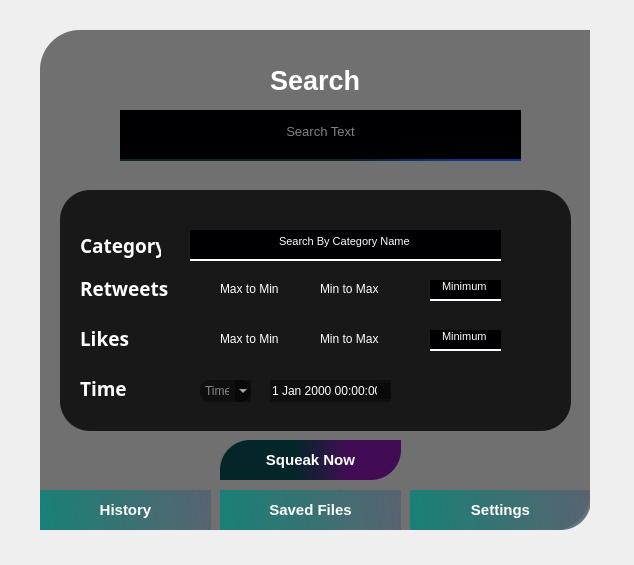
<?xml version="1.0" encoding="UTF-8"?>
<ui version="4.0">
 <class>Form</class>
 <widget class="QWidget" name="Form">
  <property name="geometry">
   <rect>
    <x>0</x>
    <y>0</y>
    <width>634</width>
    <height>565</height>
   </rect>
  </property>
  <property name="windowTitle">
   <string>Form</string>
  </property>
  <widget class="QWidget" name="widget" native="true">
   <property name="geometry">
    <rect>
     <x>40</x>
     <y>30</y>
     <width>550</width>
     <height>500</height>
    </rect>
   </property>
   <widget class="QLabel" name="label_4">
    <property name="geometry">
     <rect>
      <x>230</x>
      <y>30</y>
      <width>100</width>
      <height>40</height>
     </rect>
    </property>
    <property name="font">
     <font>
      <family>Tahoma</family>
      <pointsize>20</pointsize>
      <weight>75</weight>
      <bold>true</bold>
     </font>
    </property>
    <property name="styleSheet">
     <string notr="true">color:rgb(255, 255, 255);</string>
    </property>
    <property name="text">
     <string>Search</string>
    </property>
   </widget>
   <widget class="QPushButton" name="pushButton">
    <property name="enabled">
     <bool>false</bool>
    </property>
    <property name="geometry">
     <rect>
      <x>0</x>
      <y>460</y>
      <width>171</width>
      <height>40</height>
     </rect>
    </property>
    <property name="font">
     <font>
      <pointsize>11</pointsize>
      <weight>75</weight>
      <bold>true</bold>
     </font>
    </property>
    <property name="styleSheet">
     <string notr="true">QPushButton#pushButton{
	background-color: qlineargradient(spread:pad,x1:0,y1:0.505682, x2:1, y2:0.477, stop:0 rgba(11,131,120,219), stop:1 rgba(85,98,112,226));
	color:rgba(255,255,255,255);
	border:0;
}

QPushButton#pushButton:hover{
	background-color: qlineargradient(spread:pad,x1:0, y1:0.505682, x2:1, y2:0.477, stop:0 rgba(150,123,111,219), stop:1 rgba(85,81,84,226));
}

QPushButton#pushButton:pressed{
	padding-left:5px;
	padding-top:5px;
	background-color:rgba(150,123,111,255);
}

</string>
    </property>
    <property name="text">
     <string>History</string>
    </property>
   </widget>
   <widget class="QPushButton" name="pushButton_2">
    <property name="enabled">
     <bool>false</bool>
    </property>
    <property name="geometry">
     <rect>
      <x>180</x>
      <y>460</y>
      <width>181</width>
      <height>40</height>
     </rect>
    </property>
    <property name="font">
     <font>
      <pointsize>11</pointsize>
      <weight>75</weight>
      <bold>true</bold>
     </font>
    </property>
    <property name="styleSheet">
     <string notr="true">QPushButton#pushButton{
	background-color: qlineargradient(spread:pad,x1:0,y1:0.505682, x2:1, y2:0.477, stop:0 rgba(11,131,120,219), stop:1 rgba(85,98,112,226));
	color:rgba(255,255,255,210);
	border:0;
}

QPushButton#pushButton:hover{
	background-color: qlineargradient(spread:pad,x1:0, y1:0.505682, x2:1, y2:0.477, stop:0 rgba(150,123,111,219), stop:1 rgba(85,81,84,226));
}

QPushButton#pushButton:pressed{
	padding-left:5px;
	padding-top:5px;
	background-color:rgba(150,123,111,255);
}


QPushButton#pushButton_2{
	background-color: qlineargradient(spread:pad,x1:0,y1:0.505682, x2:1, y2:0.477, stop:0 rgba(11,131,120,219), stop:1 rgba(85,98,112,226));
	color:rgba(255,255,255,255);
	border:0;
}

QPushButton#pushButton_2:hover{
	background-color: qlineargradient(spread:pad,x1:0, y1:0.505682, x2:1, y2:0.477, stop:0 rgba(150,123,111,255), stop:1 rgba(85,81,84,226));
}

QPushButton#pushButton_2:pressed{
	padding-left:5px;
	padding-top:5px;
	background-color:rgba(150,123,111,255);
}
</string>
    </property>
    <property name="text">
     <string>Saved Files</string>
    </property>
   </widget>
   <widget class="QPushButton" name="pushButton_3">
    <property name="enabled">
     <bool>false</bool>
    </property>
    <property name="geometry">
     <rect>
      <x>370</x>
      <y>460</y>
      <width>181</width>
      <height>40</height>
     </rect>
    </property>
    <property name="font">
     <font>
      <pointsize>11</pointsize>
      <weight>75</weight>
      <bold>true</bold>
     </font>
    </property>
    <property name="styleSheet">
     <string notr="true">QPushButton#pushButton{
	background-color: qlineargradient(spread:pad,x1:0,y1:0.505682, x2:1, y2:0.477, stop:0 rgba(11,131,120,219), stop:1 rgba(85,98,112,226));
	color:rgba(255,255,255,255);
	border:0;
}

QPushButton#pushButton:hover{
	background-color: qlineargradient(spread:pad,x1:0, y1:0.505682, x2:1, y2:0.477, stop:0 rgba(150,123,111,219), stop:1 rgba(85,81,84,226));
}

QPushButton#pushButton:pressed{
	padding-left:5px;
	padding-top:5px;
	background-color:rgba(150,123,111,255);
}


QPushButton#pushButton_2{
	background-color: qlineargradient(spread:pad,x1:0,y1:0.505682, x2:1, y2:0.477, stop:0 rgba(11,131,120,219), stop:1 rgba(85,98,112,226));
	color:rgba(255,255,255,255);
	border:0;
}

QPushButton#pushButton_2:hover{
	background-color: qlineargradient(spread:pad,x1:0, y1:0.505682, x2:1, y2:0.477, stop:0 rgba(150,123,111,219), stop:1 rgba(85,81,84,226));
}

QPushButton#pushButton_2:pressed{
	padding-left:5px;
	padding-top:5px;
	background-color:rgba(150,123,111,255);
}

QPushButton#pushButton_3{
	background-color: qlineargradient(spread:pad,x1:0,y1:0.505682, x2:1, y2:0.477, stop:0 rgba(11,131,120,219), stop:1 rgba(85,98,112,226));
	color:rgba(255,255,255,255);
	border-bottom-right-radius:30px;
}

QPushButton#pushButton_3:hover{
	background-color: qlineargradient(spread:pad,x1:0, y1:0.505682, x2:1, y2:0.477, stop:0 rgba(150,123,111,219), stop:1 rgba(85,81,84,226));
}

QPushButton#pushButton_3:pressed{
	padding-left:5px;
	padding-top:5px;
	background-color:rgba(150,123,111,255);
}
</string>
    </property>
    <property name="text">
     <string>Settings</string>
    </property>
   </widget>
   <widget class="QPushButton" name="pushButton_4">
    <property name="enabled">
     <bool>false</bool>
    </property>
    <property name="geometry">
     <rect>
      <x>180</x>
      <y>410</y>
      <width>181</width>
      <height>40</height>
     </rect>
    </property>
    <property name="font">
     <font>
      <pointsize>11</pointsize>
      <weight>75</weight>
      <bold>true</bold>
     </font>
    </property>
    <property name="styleSheet">
     <string notr="true">QPushButton#pushButton{
	background-color: qlineargradient(spread:pad,x1:0,y1:0.505682, x2:1, y2:0.477, stop:0 rgba(11,131,120,219), stop:1 rgba(85,98,112,226));
	color:rgba(255,255,255,255);
	border:0;
}

QPushButton#pushButton:hover{
	background-color: qlineargradient(spread:pad,x1:0, y1:0.505682, x2:1, y2:0.477, stop:0 rgba(150,123,111,219), stop:1 rgba(85,81,84,226));
}

QPushButton#pushButton:pressed{
	padding-left:5px;
	padding-top:5px;
	background-color:rgba(150,123,111,255);
}


QPushButton#pushButton_2{
	background-color: qlineargradient(spread:pad,x1:0,y1:0.505682, x2:1, y2:0.477, stop:0 rgba(11,131,120,219), stop:1 rgba(85,98,112,226));
	color:rgba(255,255,255,255);
	border:0;
}

QPushButton#pushButton_2:hover{
	background-color: qlineargradient(spread:pad,x1:0, y1:0.505682, x2:1, y2:0.477, stop:0 rgba(150,123,111,219), stop:1 rgba(85,81,84,226));
}

QPushButton#pushButton_2:pressed{
	padding-left:5px;
	padding-top:5px;
	background-color:rgba(150,123,111,255);
}

QPushButton#pushButton_3{
	background-color: qlineargradient(spread:pad,x1:0,y1:0.505682, x2:1, y2:0.477, stop:0 rgba(11,131,120,219), stop:1 rgba(85,98,112,226));
	color:rgba(255,255,255,255);
	border-bottom-right-radius:15px;
}

QPushButton#pushButton_3:hover{
	background-color: qlineargradient(spread:pad,x1:0, y1:0.505682, x2:1, y2:0.477, stop:0 rgba(150,123,111,219), stop:1 rgba(85,81,84,226));
}

QPushButton#pushButton_3:pressed{
	padding-left:5px;
	padding-top:5px;
	background-color:rgba(150,123,111,255);
}
QPushButton#pushButton_4{
	background-color: qlineargradient(spread:reflect, x1:0, y1:0, x2:0.989, y2:0, stop:0.420455 rgba(4, 38, 41, 255), stop:0.715909 rgba(65, 12, 84, 255));
	color:rgba(255,255,255,255);
	border-top-left-radius:30px;
	border-bottom-right-radius:30px;
}

QPushButton#pushButton_4:hover{
	background-color: qlineargradient(spread:pad,x1:0, y1:0.505682, x2:1, y2:0.477, stop:0 rgba(150,123,111,219), stop:1 rgba(85,81,84,226));
}

QPushButton#pushButton_4:pressed{
	padding-left:5px;
	padding-top:5px;
	background-color:rgba(150,123,111,255);
}
</string>
    </property>
    <property name="text">
     <string>Squeak Now</string>
    </property>
   </widget>
   <widget class="QLabel" name="label_3">
    <property name="geometry">
     <rect>
      <x>0</x>
      <y>0</y>
      <width>551</width>
      <height>501</height>
     </rect>
    </property>
    <property name="styleSheet">
     <string notr="true">background-color:rgba(39, 39, 39,100);
border-bottom-right-radius: 40px;
border-top-left-radius: 40px;</string>
    </property>
    <property name="text">
     <string/>
    </property>
   </widget>
   <widget class="QLabel" name="label_5">
    <property name="geometry">
     <rect>
      <x>0</x>
      <y>0</y>
      <width>551</width>
      <height>501</height>
     </rect>
    </property>
    <property name="styleSheet">
     <string notr="true">background-color:rgba(39, 39, 39,100);
border-bottom-right-radius: 40px;
border-top-left-radius: 40px;
border-image:url(:/img/filter)</string>
    </property>
    <property name="text">
     <string/>
    </property>
   </widget>
   <widget class="QWidget" name="widget_2" native="true">
    <property name="geometry">
     <rect>
      <x>20</x>
      <y>160</y>
      <width>511</width>
      <height>241</height>
     </rect>
    </property>
    <property name="styleSheet">
     <string notr="true">background-color: rgba(0,0,0,200);
border-radius:30px;</string>
    </property>
    <widget class="QLabel" name="label">
     <property name="geometry">
      <rect>
       <x>20</x>
       <y>190</y>
       <width>51</width>
       <height>16</height>
      </rect>
     </property>
     <property name="font">
      <font>
       <family>Sylfaen</family>
       <pointsize>14</pointsize>
       <weight>75</weight>
       <bold>true</bold>
      </font>
     </property>
     <property name="styleSheet">
      <string notr="true">background-color:rgba(0, 0, 0,0);
color:rgb(255, 255, 255);</string>
     </property>
     <property name="text">
      <string>Time</string>
     </property>
    </widget>
    <widget class="QLabel" name="label_2">
     <property name="geometry">
      <rect>
       <x>20</x>
       <y>40</y>
       <width>81</width>
       <height>31</height>
      </rect>
     </property>
     <property name="font">
      <font>
       <family>Sylfaen</family>
       <pointsize>14</pointsize>
       <weight>75</weight>
       <bold>true</bold>
      </font>
     </property>
     <property name="styleSheet">
      <string notr="true">background-color:rgba(0, 0, 0,0);
color:rgb(255, 255, 255);</string>
     </property>
     <property name="text">
      <string>Category</string>
     </property>
    </widget>
    <widget class="QLabel" name="label_6">
     <property name="geometry">
      <rect>
       <x>20</x>
       <y>140</y>
       <width>51</width>
       <height>16</height>
      </rect>
     </property>
     <property name="font">
      <font>
       <family>Sylfaen</family>
       <pointsize>14</pointsize>
       <weight>75</weight>
       <bold>true</bold>
      </font>
     </property>
     <property name="styleSheet">
      <string notr="true">background-color:rgba(0, 0, 0,0);
color:rgb(255, 255, 255);</string>
     </property>
     <property name="text">
      <string>Likes</string>
     </property>
    </widget>
    <widget class="QLabel" name="label_7">
     <property name="geometry">
      <rect>
       <x>20</x>
       <y>90</y>
       <width>91</width>
       <height>16</height>
      </rect>
     </property>
     <property name="font">
      <font>
       <family>Sylfaen</family>
       <pointsize>14</pointsize>
       <weight>75</weight>
       <bold>true</bold>
      </font>
     </property>
     <property name="styleSheet">
      <string notr="true">background-color:rgba(0, 0, 0,0);
color:rgb(255, 255, 255);
</string>
     </property>
     <property name="text">
      <string>Retweets</string>
     </property>
    </widget>
    <widget class="QRadioButton" name="radioButton">
     <property name="geometry">
      <rect>
       <x>140</x>
       <y>90</y>
       <width>82</width>
       <height>17</height>
      </rect>
     </property>
     <property name="styleSheet">
      <string notr="true">background-color:rgba(0, 0, 0,0);
color:rgb(255, 255, 255);</string>
     </property>
     <property name="text">
      <string>Max to Min</string>
     </property>
    </widget>
    <widget class="QRadioButton" name="radioButton_2">
     <property name="geometry">
      <rect>
       <x>140</x>
       <y>140</y>
       <width>82</width>
       <height>17</height>
      </rect>
     </property>
     <property name="styleSheet">
      <string notr="true">background-color:rgba(0, 0, 0,0);
color:rgb(255, 255, 255);</string>
     </property>
     <property name="text">
      <string>Max to Min</string>
     </property>
    </widget>
    <widget class="QRadioButton" name="radioButton_3">
     <property name="geometry">
      <rect>
       <x>240</x>
       <y>90</y>
       <width>82</width>
       <height>17</height>
      </rect>
     </property>
     <property name="styleSheet">
      <string notr="true">background-color:rgba(0, 0, 0,0);
color:rgb(255, 255, 255);</string>
     </property>
     <property name="text">
      <string>Min to Max</string>
     </property>
    </widget>
    <widget class="QRadioButton" name="radioButton_4">
     <property name="geometry">
      <rect>
       <x>240</x>
       <y>140</y>
       <width>82</width>
       <height>17</height>
      </rect>
     </property>
     <property name="styleSheet">
      <string notr="true">background-color:rgba(0, 0, 0,0);
color:rgb(255, 255, 255);</string>
     </property>
     <property name="text">
      <string>Min to Max</string>
     </property>
    </widget>
    <widget class="QLineEdit" name="lineEdit">
     <property name="geometry">
      <rect>
       <x>370</x>
       <y>90</y>
       <width>71</width>
       <height>21</height>
      </rect>
     </property>
     <property name="font">
      <font>
       <pointsize>8</pointsize>
      </font>
     </property>
     <property name="styleSheet">
      <string notr="true">background-color:rgb(0, 0, 2);
border:none;
border-bottom:2px solid rgba(255,255,255,255);
color:rgb(255, 255, 255);
padding-bottom:7px;</string>
     </property>
     <property name="text">
      <string>Minimum</string>
     </property>
     <property name="alignment">
      <set>Qt::AlignCenter</set>
     </property>
     <property name="placeholderText">
      <string>Search Text</string>
     </property>
    </widget>
    <widget class="QLineEdit" name="lineEdit_3">
     <property name="geometry">
      <rect>
       <x>370</x>
       <y>140</y>
       <width>71</width>
       <height>21</height>
      </rect>
     </property>
     <property name="font">
      <font>
       <pointsize>8</pointsize>
      </font>
     </property>
     <property name="styleSheet">
      <string notr="true">background-color:rgb(0, 0, 2);
border:none;
border-bottom:2px solid rgba(255,255,255,255);
color:rgb(255, 255, 255);
padding-bottom:7px;</string>
     </property>
     <property name="text">
      <string>Minimum</string>
     </property>
     <property name="alignment">
      <set>Qt::AlignCenter</set>
     </property>
     <property name="placeholderText">
      <string>Search Text</string>
     </property>
    </widget>
    <widget class="QLineEdit" name="lineEdit_4">
     <property name="geometry">
      <rect>
       <x>130</x>
       <y>40</y>
       <width>311</width>
       <height>31</height>
      </rect>
     </property>
     <property name="font">
      <font>
       <pointsize>8</pointsize>
      </font>
     </property>
     <property name="styleSheet">
      <string notr="true">background-color:rgb(0, 0, 2);
border:none;
border-bottom:2px solid rgba(255,255,255,255);
color:rgb(255, 255, 255);
padding-bottom:7px;</string>
     </property>
     <property name="text">
      <string>Search By Category Name</string>
     </property>
     <property name="alignment">
      <set>Qt::AlignCenter</set>
     </property>
     <property name="placeholderText">
      <string>Search Text</string>
     </property>
    </widget>
    <widget class="QComboBox" name="comboBox">
     <property name="geometry">
      <rect>
       <x>140</x>
       <y>190</y>
       <width>51</width>
       <height>22</height>
      </rect>
     </property>
     <property name="contextMenuPolicy">
      <enum>Qt::CustomContextMenu</enum>
     </property>
     <property name="acceptDrops">
      <bool>true</bool>
     </property>
     <property name="autoFillBackground">
      <bool>false</bool>
     </property>
     <property name="styleSheet">
      <string notr="true">background-color:rgba(0, 0, 0,100);
border-radius:10px;
color:rgb(255,255,255)</string>
     </property>
     <property name="placeholderText">
      <string>Time</string>
     </property>
     <item>
      <property name="text">
       <string>1hr Ago</string>
      </property>
     </item>
     <item>
      <property name="text">
       <string>2hrs Ago</string>
      </property>
     </item>
     <item>
      <property name="text">
       <string>4hrs Ago</string>
      </property>
     </item>
     <item>
      <property name="text">
       <string>6hrs Ago</string>
      </property>
     </item>
     <item>
      <property name="text">
       <string>10hrs Ago</string>
      </property>
     </item>
     <item>
      <property name="text">
       <string>12hrs Ago</string>
      </property>
     </item>
     <item>
      <property name="text">
       <string>24hrs Ago</string>
      </property>
     </item>
     <item>
      <property name="text">
       <string>48hrs Ago</string>
      </property>
     </item>
    </widget>
    <widget class="QDateTimeEdit" name="dateTimeEdit">
     <property name="geometry">
      <rect>
       <x>210</x>
       <y>190</y>
       <width>121</width>
       <height>22</height>
      </rect>
     </property>
     <property name="styleSheet">
      <string notr="true">background-color:rgba(0,0,0,100);
color:rgb(255, 255, 255)</string>
     </property>
    </widget>
   </widget>
   <widget class="QLineEdit" name="lineEdit_2">
    <property name="geometry">
     <rect>
      <x>80</x>
      <y>80</y>
      <width>401</width>
      <height>51</height>
     </rect>
    </property>
    <property name="font">
     <font>
      <pointsize>10</pointsize>
     </font>
    </property>
    <property name="styleSheet">
     <string notr="true">background-color:rgb(0, 0, 2);
border:none;
border-bottom:2px solid qlineargradient(spread:reflect, x1:0, y1:0, x2:1, y2:0, stop:0.556818 rgba(4, 41, 36, 255), stop:0.852273 rgba(20, 50, 147, 255));
color:rgb(255, 255, 255);
padding-bottom:7px;</string>
    </property>
    <property name="alignment">
     <set>Qt::AlignCenter</set>
    </property>
    <property name="placeholderText">
     <string>Search Text</string>
    </property>
   </widget>
   <zorder>label_5</zorder>
   <zorder>label_3</zorder>
   <zorder>label_4</zorder>
   <zorder>pushButton</zorder>
   <zorder>pushButton_2</zorder>
   <zorder>pushButton_3</zorder>
   <zorder>pushButton_4</zorder>
   <zorder>widget_2</zorder>
   <zorder>lineEdit_2</zorder>
  </widget>
 </widget>
 <resources>
  <include location="filter.qrc"/>
 </resources>
 <connections/>
</ui>
